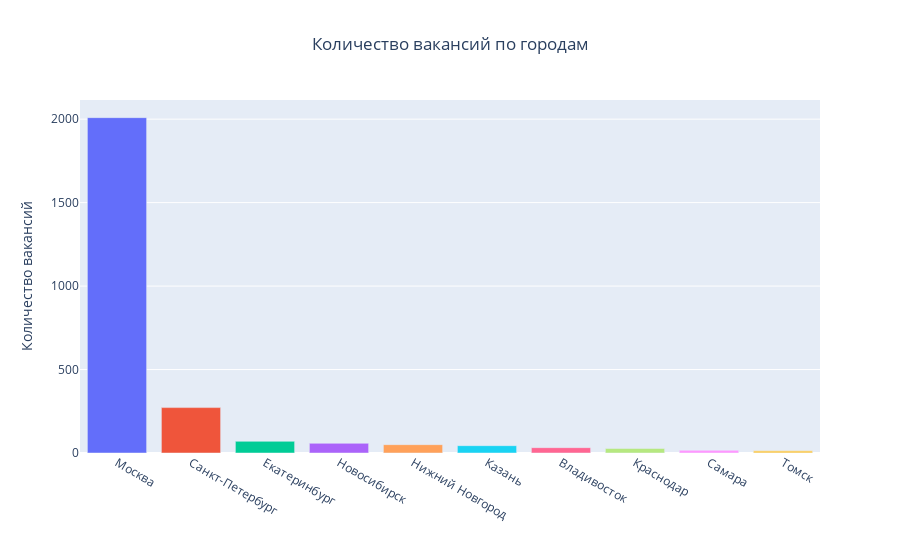

Source (notebook cell):
### Code cell
fig = px.bar(cit_piv, x=cit_piv.index, y="count",
             title="Количество вакансий по городам", color=cit_piv.index)
fig.update_yaxes(title='Количество вакансий')
fig.update_xaxes(title='')
fig.update_layout(title_x=0.5, showlegend=False)
fig.show()

### Figure 1 — Plotly figure (JSON) as saved in the notebook; plotly's stock layout.template omitted (floating-point values rounded to 4 significant figures)
{"data": [{"alignmentgroup": "True", "hovertemplate": "area=%{x}<br>count=%{y}<extra></extra>", "legendgroup": "Москва", "marker": {"color": "#636efa", "pattern": {"shape": ""}}, "name": "Москва", "offsetgroup": "Москва", "orientation": "v", "showlegend": true, "textposition": "auto", "type": "bar", "x": ["Москва"], "xaxis": "x", "y": [2009], "yaxis": "y"}, {"alignmentgroup": "True", "hovertemplate": "area=%{x}<br>count=%{y}<extra></extra>", "legendgroup": "Санкт-Петербург", "marker": {"color": "#EF553B", "pattern": {"shape": ""}}, "name": "Санкт-Петербург", "offsetgroup": "Санкт-Петербург", "orientation": "v", "showlegend": true, "textposition": "auto", "type": "bar", "x": ["Санкт-Петербург"], "xaxis": "x", "y": [272], "yaxis": "y"}, {"alignmentgroup": "True", "hovertemplate": "area=%{x}<br>count=%{y}<extra></extra>", "legendgroup": "Екатеринбург", "marker": {"color": "#00cc96", "pattern": {"shape": ""}}, "name": "Екатеринбург", "offsetgroup": "Екатеринбург", "orientation": "v", "showlegend": true, "textposition": "auto", "type": "bar", "x": ["Екатеринбург"], "xaxis": "x", "y": [70], "yaxis": "y"}, {"alignmentgroup": "True", "hovertemplate": "area=%{x}<br>count=%{y}<extra></extra>", "legendgroup": "Новосибирск", "marker": {"color": "#ab63fa", "pattern": {"shape": ""}}, "name": "Новосибирск", "offsetgroup": "Новосибирск", "orientation": "v", "showlegend": true, "textposition": "auto", "type": "bar", "x": ["Новосибирск"], "xaxis": "x", "y": [58], "yaxis": "y"}, {"alignmentgroup": "True", "hovertemplate": "area=%{x}<br>count=%{y}<extra></extra>", "legendgroup": "Нижний Новгород", "marker": {"color": "#FFA15A", "pattern": {"shape": ""}}, "name": "Нижний Новгород", "offsetgroup": "Нижний Новгород", "orientation": "v", "showlegend": true, "textposition": "auto", "type": "bar", "x": ["Нижний Новгород"], "xaxis": "x", "y": [50], "yaxis": "y"}, {"alignmentgroup": "True", "hovertemplate": "area=%{x}<br>count=%{y}<extra></extra>", "legendgroup": "Казань", "marker": {"color": "#19d3f3", "pattern": {"shape": ""}}, "name": "Казань", "offsetgroup": "Казань", "orientation": "v", "showlegend": true, "textposition": "auto", "type": "bar", "x": ["Казань"], "xaxis": "x", "y": [44], "yaxis": "y"}, {"alignmentgroup": "True", "hovertemplate": "area=%{x}<br>count=%{y}<extra></extra>", "legendgroup": "Владивосток", "marker": {"color": "#FF6692", "pattern": {"shape": ""}}, "name": "Владивосток", "offsetgroup": "Владивосток", "orientation": "v", "showlegend": true, "textposition": "auto", "type": "bar", "x": ["Владивосток"], "xaxis": "x", "y": [32], "yaxis": "y"}, {"alignmentgroup": "True", "hovertemplate": "area=%{x}<br>count=%{y}<extra></extra>", "legendgroup": "Краснодар", "marker": {"color": "#B6E880", "pattern": {"shape": ""}}, "name": "Краснодар", "offsetgroup": "Краснодар", "orientation": "v", "showlegend": true, "textposition": "auto", "type": "bar", "x": ["Краснодар"], "xaxis": "x", "y": [27], "yaxis": "y"}, {"alignmentgroup": "True", "hovertemplate": "area=%{x}<br>count=%{y}<extra></extra>", "legendgroup": "Самара", "marker": {"color": "#FF97FF", "pattern": {"shape": ""}}, "name": "Самара", "offsetgroup": "Самара", "orientation": "v", "showlegend": true, "textposition": "auto", "type": "bar", "x": ["Самара"], "xaxis": "x", "y": [16], "yaxis": "y"}, {"alignmentgroup": "True", "hovertemplate": "area=%{x}<br>count=%{y}<extra></extra>", "legendgroup": "Томск", "marker": {"color": "#FECB52", "pattern": {"shape": ""}}, "name": "Томск", "offsetgroup": "Томск", "orientation": "v", "showlegend": true, "textposition": "auto", "type": "bar", "x": ["Томск"], "xaxis": "x", "y": [13], "yaxis": "y"}], "layout": {"barmode": "relative", "legend": {"title": {"text": "area"}, "tracegroupgap": 0}, "showlegend": false, "title": {"text": "Количество вакансий по городам", "x": 0.5}, "xaxis": {"anchor": "y", "categoryarray": ["Москва", "Санкт-Петербург", "Екатеринбург", "Новосибирск", "Нижний Новгород", "Казань", "Владивосток", "Краснодар", "Самара", "Томск"], "categoryorder": "array", "domain": [0, 1], "title": {"text": ""}}, "yaxis": {"anchor": "x", "domain": [0, 1], "title": {"text": "Количество вакансий"}}}}
